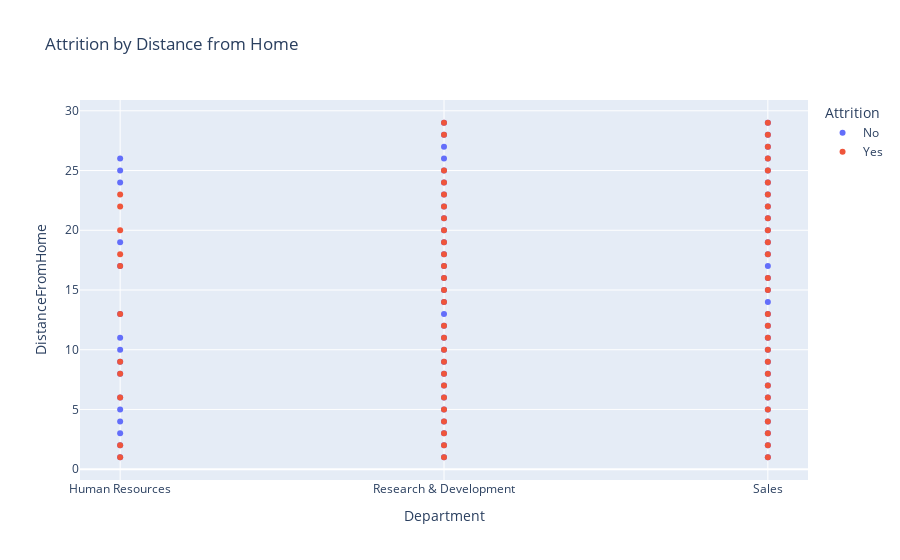

The code cell stored with this chart in its notebook:
### Code cell
df = df.groupby(['Department','Attrition','DistanceFromHome'])['EmployeeCount'].mean().reset_index()


fig = px.scatter(df, x="Department", y="DistanceFromHome", color="Attrition",
                 title="Attrition by Distance from Home"
                 
                )

fig.show()

### Figure 1 — Plotly figure (JSON) as saved in the notebook; plotly's stock layout.template omitted (floating-point values rounded to 4 significant figures)
{"data": [{"hovertemplate": "Attrition=No<br>Department=%{x}<br>DistanceFromHome=%{y}<extra></extra>", "legendgroup": "No", "marker": {"color": "#636efa", "symbol": "circle"}, "mode": "markers", "name": "No", "orientation": "v", "showlegend": true, "type": "scatter", "x": ["Human Resources", "Human Resources", "Human Resources", "Human Resources", "Human Resources", "Human Resources", "Human Resources", "Human Resources", "Human Resources", "Human Resources", "Human Resources", "Human Resources", "Human Resources", "Human Resources", "Human Resources", "Human Resources", "Research & Development", "Research & Development", "Research & Development", "Research & Development", "Research & Development", "Research & Development", "Research & Development", "Research & Development", "Research & Development", "Research & Development", "Research & Development", "Research & Development", "Research & Development", "Research & Development", "Research & Development", "Research & Development", "Research & Development", "Research & Development", "Research & Development", "Research & Development", "Research & Development", "Research & Development", "Research & Development", "Research & Development", "Research & Development", "Research & Development", "Research & Development", "Research & Development", "Research & Development", "Sales", "Sales", "Sales", "Sales", "Sales", "Sales", "Sales", "Sales", "Sales", "Sales", "Sales", "Sales", "Sales", "Sales", "Sales", "Sales", "Sales", "Sales", "Sales", "Sales", "Sales", "Sales", "Sales", "Sales", "Sales", "Sales", "Sales", "Sales", "Sales"], "xaxis": "x", "y": [1, 2, 3, 4, 5, 6, 8, 9, 10, 11, 13, 17, 19, 24, 25, 26, 1, 2, 3, 4, 5, 6, 7, 8, 9, 10, 11, 12, 13, 14, 15, 16, 17, 18, 19, 20, 21, 22, 23, 24, 25, 26, 27, 28, 29, 1, 2, 3, 4, 5, 6, 7, 8, 9, 10, 11, 12, 13, 14, 15, 16, 17, 18, 19, 20, 21, 22, 23, 24, 25, 26, 27, 28, 29], "yaxis": "y"}, {"hovertemplate": "Attrition=Yes<br>Department=%{x}<br>DistanceFromHome=%{y}<extra></extra>", "legendgroup": "Yes", "marker": {"color": "#EF553B", "symbol": "circle"}, "mode": "markers", "name": "Yes", "orientation": "v", "showlegend": true, "type": "scatter", "x": ["Human Resources", "Human Resources", "Human Resources", "Human Resources", "Human Resources", "Human Resources", "Human Resources", "Human Resources", "Human Resources", "Human Resources", "Human Resources", "Research & Development", "Research & Development", "Research & Development", "Research & Development", "Research & Development", "Research & Development", "Research & Development", "Research & Development", "Research & Development", "Research & Development", "Research & Development", "Research & Development", "Research & Development", "Research & Development", "Research & Development", "Research & Development", "Research & Development", "Research & Development", "Research & Development", "Research & Development", "Research & Development", "Research & Development", "Research & Development", "Research & Development", "Research & Development", "Research & Development", "Sales", "Sales", "Sales", "Sales", "Sales", "Sales", "Sales", "Sales", "Sales", "Sales", "Sales", "Sales", "Sales", "Sales", "Sales", "Sales", "Sales", "Sales", "Sales", "Sales", "Sales", "Sales", "Sales", "Sales", "Sales", "Sales", "Sales"], "xaxis": "x", "y": [1, 2, 6, 8, 9, 13, 17, 18, 20, 22, 23, 1, 2, 3, 4, 5, 6, 7, 8, 9, 10, 11, 12, 14, 15, 16, 17, 18, 19, 20, 21, 22, 23, 24, 25, 28, 29, 1, 2, 3, 4, 5, 6, 7, 8, 9, 10, 11, 12, 13, 15, 16, 18, 19, 20, 21, 22, 23, 24, 25, 26, 27, 28, 29], "yaxis": "y"}], "layout": {"legend": {"title": {"text": "Attrition"}, "tracegroupgap": 0}, "title": {"text": "Attrition by Distance from Home"}, "xaxis": {"anchor": "y", "domain": [0, 1], "title": {"text": "Department"}}, "yaxis": {"anchor": "x", "domain": [0, 1], "title": {"text": "DistanceFromHome"}}}}
